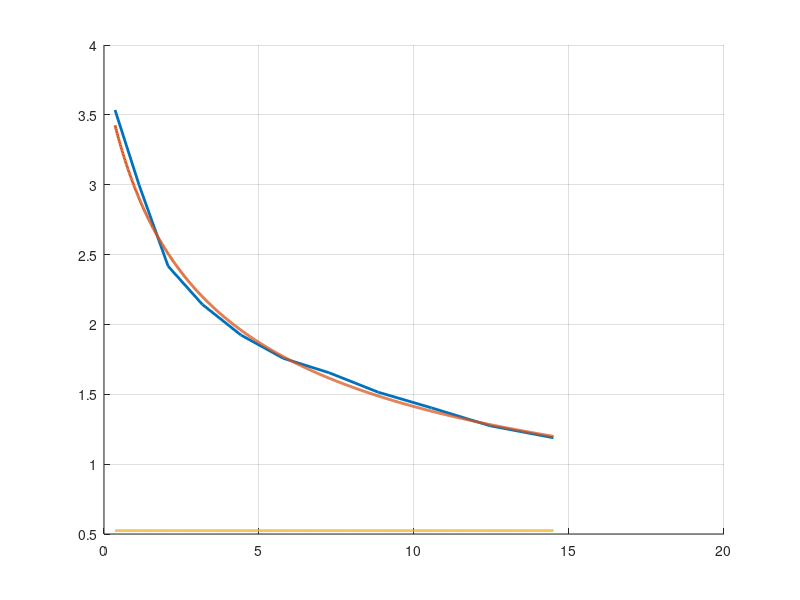

The MATLAB script that drew this image:
clear;
clc;
grid on;
close all;
format longg;

%We assume that the wheel speed is constant.
%DISCLAIMER: be careful.

ball_track_circumference = 0.8 * pi; %to be computed accurately.
wheel_rotor_circumference = 0.6 * pi;

%Raw input from the sensors. They share the same origin.
balls_lp = [2871 3582 4420 5460 6633 7939 9369 10888 12547 14339 16311 18425]*0.001;

new_origin = balls_lp(1);

balls_lp = balls_lp - new_origin;
balls_lp_diff = diff(balls_lp);

mod_lp_ball = polyfit(1:length(balls_lp_diff), balls_lp_diff, 1);

a_b = mod_lp_ball(1); %slope of the ball model
b_b = mod_lp_ball(2); %intercept

balls_time_idx = [0 cumsum(balls_lp_diff)];

%First method to compute the speed curve. Philippe's method
x_1 = (balls_time_idx(1:end-1)+balls_time_idx(2:end))/2;
speeds_1 = ball_track_circumference./balls_lp_diff;

%Second method to compute the speed curve. Isabelle's method
speed_function = @(x) 2*ball_track_circumference/sqrt(8*a_b*(x-b_b)+(2*b_b+a_b)^2); %add b here.
speed_function_shifted_b = @(x) 2*ball_track_circumference/sqrt(8*a_b*x+(2*b_b+a_b)^2); %no need to add b.
speed_function_wheel_rotor = @(x) 0.524;

x_2 = linspace(x_1(1), x_1(end), 1000); % generate a grid of 1000 points.
speeds_2 = [];
speeds_rotor = []
for i = x_2
    speeds_2(end+1) = speed_function_shifted_b(i);
    speeds_rotor(end+1) = speed_function_wheel_rotor(i);
end

hold on;
plot(x_1, speeds_1, 'LineWidth', 2);
plot(x_2, speeds_2, 'LineWidth', 2);
plot(x_2, speeds_rotor, 'LineWidth', 2);
hold off;

%First revolution.
integral(speed_function, b_b, balls_lp_diff(1)+b_b, 'ArrayValued', true)

%Not very useful here but can speed up the computations.
primitive_speed_function = @(x) ball_track_circumference*0.5/a_b*(sqrt((a_b+2*b_b)^2-4*a_b*(2*b_b-2*x))-(a_b+2*b_b));

%Quick check if both quantities are equal.
integral(speed_function, 1, pi,'ArrayValued',true)
primitive_speed_function(pi)-primitive_speed_function(1)

inv_speed_function = @(x) (4*ball_track_circumference^2-x^2*(2*b_b+a_b)^2)/(8*a_b*x^2)+b_b;

%Quick check if both quantities are equal.
inv_speed_function(speed_function(3))
inv_speed_function(speed_function(pi))

%Lets make a prediction now.
cutoff_speed = 1.10; %to be measured accurately.
time_cutoff = inv_speed_function(cutoff_speed);
time_left = time_cutoff - balls_lp(end);
ref_time_for_prediction = balls_lp(end);
rem_dist = integral(speed_function_wheel_rotor, ref_time_for_prediction, ref_time_for_prediction+time_left, 'ArrayValued', true);

%Lets compute the angle now.
revolutions_left_float = rem_dist/wheel_rotor_circumference;
angle = (revolutions_left_float-floor(revolutions_left_float))*360; %in degrees.

disp(angle);

angle = mod(angle + 18/37*360, 360);

disp(angle);

%Once we have the angle, we compute the phase(number on the wheel) between
%the wheel and the mark at we add this angle to this phase to find the
%corresponding number. After that we had 18 pockets more because it takes
%time for the ball to stop. We don't do it here but it has been done in Java.